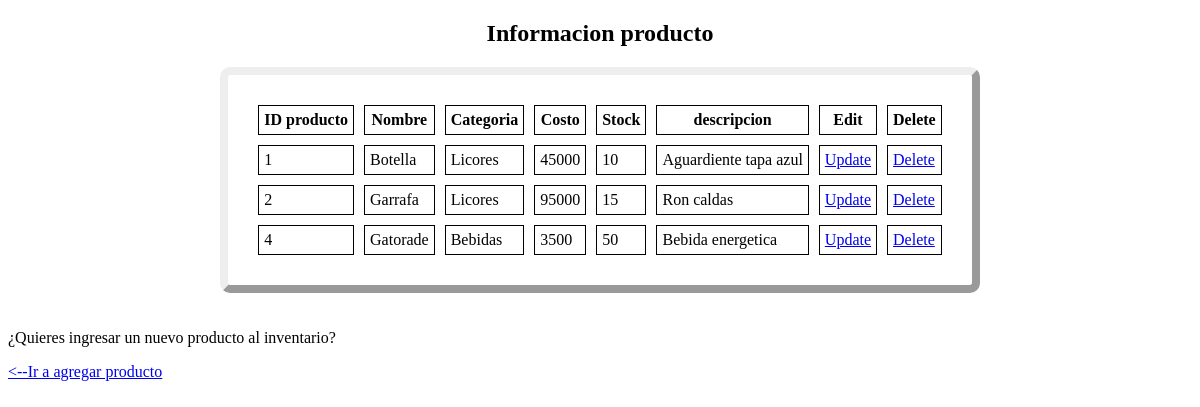
The page /mostrar_productos/ on the database as committed earlier.
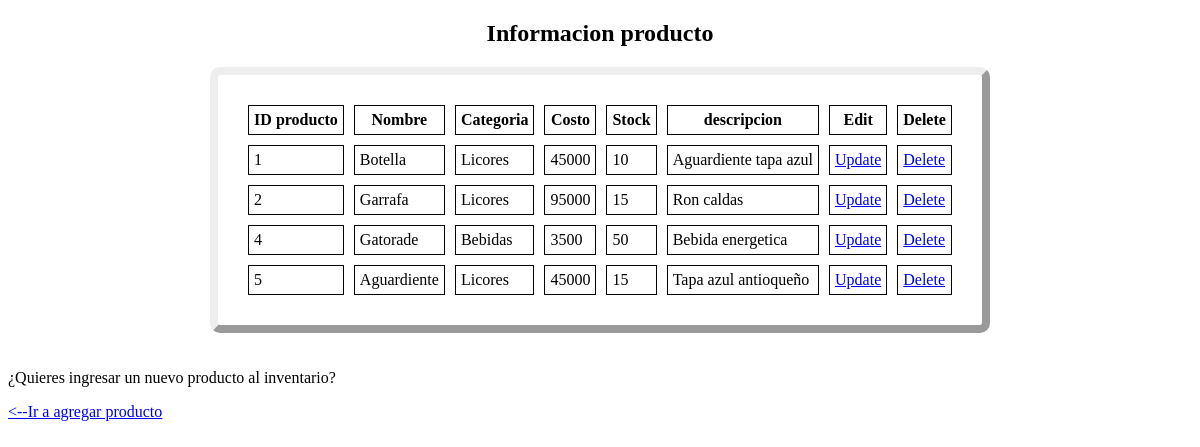
The same page on the database as committed later.
### inventario/models.py (models this page shows)
class Productos(models.Model):
    name = models.CharField(max_length=30)
    category = models.CharField(max_length=30)
    cost = models.IntegerField(default=0)
    cantidad_stock = models.IntegerField(default=0)
    description = models.TextField()

### inventario/views.py (the view)
# urls.py: path('mostrar_productos/', mostrar_productos, name='show-prods'),
def mostrar_productos(request):
    productos = Productos.objects.all()
    return render(request,'show_products.html',{'productos':productos})

### inventario/templates/show_products.html (shortened to what this page needs)
<!DOCTYPE html>
<html lang="es">
<head>
</head>
<body>
    <h2 style="text-align:center"> Informacion producto </h2>
    <table align="center" style="margin: 0px auto;">
        <thead>
            <tr>
                <th>ID producto</th>
                <th>Nombre</th>
                <th>Categoria</th>
                <th>Costo</th>
                <th>Stock</th>
                <th>descripcion</th>
                <th>Edit</th>
                <th>Delete</th>
            </tr>
        </thead>
        <tbody>
            {% for producto in productos %}
            <tr>
                <td>{{producto.id}}</td>
                <td>{{producto.name}}</td>
                <td>{{producto.category}}</td>
                <td>{{producto.cost}}</td>
                <td>{{producto.cantidad_stock}}</td>
                <td>{{producto.description}}</td>
                <td>
                    <a href="/editar_producto/{{producto.pk}}">Update</a>
                </td>
                <td>
                    <a href="/eliminar_producto/{{producto.pk}}">Delete</a>
                </td>
            </tr>
            {% endfor %}
        </tbody>
    </table>
    <br><br>
    <div class="alert alert-danger" role="alert">
        ¿Quieres ingresar un nuevo producto al inventario?
    </div>
    <p>
        <a href="{% url 'add-prods' %}"><--Ir a agregar producto</a>
    </p>
</body>
</html>

Rows that differ between the two databases and show on the page:
added Productos: id "5", name "Aguardiente", category "Licores", cost "45000", cantidad_stock "15", description "Tapa azul antioqueño"
